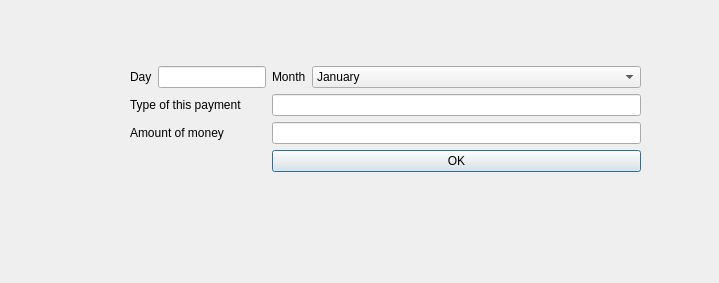
<?xml version="1.0" encoding="UTF-8"?>
<ui version="4.0">
 <class>cmenupayment</class>
 <widget class="QDialog" name="cmenupayment">
  <property name="geometry">
   <rect>
    <x>0</x>
    <y>0</y>
    <width>719</width>
    <height>283</height>
   </rect>
  </property>
  <property name="windowTitle">
   <string>Dialog</string>
  </property>
  <widget class="QWidget" name="">
   <property name="geometry">
    <rect>
     <x>130</x>
     <y>60</y>
     <width>511</width>
     <height>161</height>
    </rect>
   </property>
   <layout class="QFormLayout" name="formLayout">
    <item row="0" column="0">
     <layout class="QFormLayout" name="formLayout_2"/>
    </item>
    <item row="2" column="0">
     <widget class="QLabel" name="label_2">
      <property name="text">
       <string>Type of this payment</string>
      </property>
     </widget>
    </item>
    <item row="2" column="1">
     <widget class="QLineEdit" name="payment"/>
    </item>
    <item row="3" column="0">
     <widget class="QLabel" name="label_3">
      <property name="text">
       <string>Amount of money</string>
      </property>
     </widget>
    </item>
    <item row="3" column="1">
     <widget class="QLineEdit" name="money"/>
    </item>
    <item row="4" column="1">
     <widget class="QPushButton" name="pushButton">
      <property name="text">
       <string>OK</string>
      </property>
     </widget>
    </item>
    <item row="1" column="0">
     <layout class="QFormLayout" name="formLayout_3">
      <item row="0" column="0">
       <widget class="QLabel" name="label">
        <property name="text">
         <string>Day</string>
        </property>
       </widget>
      </item>
      <item row="0" column="1">
       <widget class="QLineEdit" name="day"/>
      </item>
     </layout>
    </item>
    <item row="1" column="1">
     <layout class="QFormLayout" name="formLayout_4">
      <item row="0" column="0">
       <widget class="QLabel" name="label_4">
        <property name="text">
         <string>Month</string>
        </property>
       </widget>
      </item>
      <item row="0" column="1">
       <widget class="QComboBox" name="comboBox">
        <item>
         <property name="text">
          <string>January</string>
         </property>
        </item>
        <item>
         <property name="text">
          <string>February</string>
         </property>
        </item>
        <item>
         <property name="text">
          <string>March</string>
         </property>
        </item>
        <item>
         <property name="text">
          <string>April</string>
         </property>
        </item>
        <item>
         <property name="text">
          <string>May</string>
         </property>
        </item>
        <item>
         <property name="text">
          <string>June</string>
         </property>
        </item>
        <item>
         <property name="text">
          <string>July</string>
         </property>
        </item>
        <item>
         <property name="text">
          <string>August</string>
         </property>
        </item>
        <item>
         <property name="text">
          <string>September</string>
         </property>
        </item>
        <item>
         <property name="text">
          <string>October</string>
         </property>
        </item>
        <item>
         <property name="text">
          <string>November</string>
         </property>
        </item>
        <item>
         <property name="text">
          <string>December</string>
         </property>
        </item>
       </widget>
      </item>
     </layout>
    </item>
   </layout>
  </widget>
 </widget>
 <resources/>
 <connections/>
</ui>
